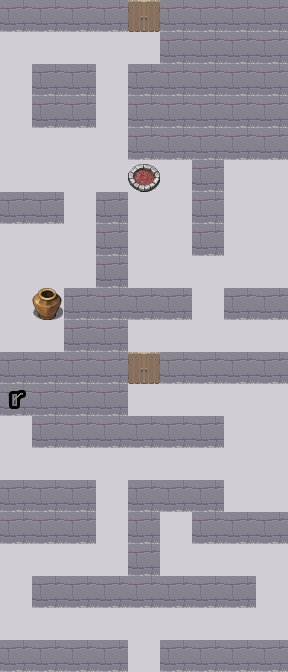

Rendered tile map (Tiled .tmx) drawn with the repository's tilesets; below, a short description and the full map source, tile grids included:
An orthogonal 9x21 tile map with 32x32 px tiles, 1 tile layer (Floor) and 4 objects.

<map version="1.0" orientation="orthogonal" renderorder="right-down" width="9" height="21" tilewidth="32" tileheight="32" nextobjectid="1">
 <tileset firstgid="1" name="tileset" tilewidth="32" tileheight="32" tilecount="6" columns="3">
  <image source="tileset.png" width="96" height="64" />
  <tile id="0">
   <objectgroup draworder="index">
    <object id="1" x="0" y="0" width="32" height="32" />
   </objectgroup>
  </tile>
  <tile id="2">
   <objectgroup draworder="index">
    <object id="1" x="0" y="0" width="32" height="32" />
   </objectgroup>
  </tile>
  <tile id="3">
   <properties>
    <property name="unity:layer" value="wall" />
   </properties>
   <objectgroup draworder="index">
    <object id="5" x="0" y="0" width="32" height="32" />
   </objectgroup>
  </tile>
  <tile id="5">
   <objectgroup draworder="index">
    <object id="1" x="0" y="0" width="32" height="32" />
   </objectgroup>
  </tile>
 </tileset>
 <layer name="Floor" width="9" height="21">
  <properties>
   <property name="unity:layer" value="floor" />
  </properties>
  <data encoding="csv">
1,1,1,1,3,1,1,1,1,
2,2,2,2,2,1,1,1,1,
2,1,1,2,1,1,1,1,1,
2,1,1,2,1,1,1,1,1,
2,2,2,2,1,1,1,1,1,
2,2,2,2,5,2,1,2,2,
1,1,2,1,2,2,1,2,2,
2,2,2,1,2,2,1,2,2,
2,2,2,1,2,2,2,2,2,
2,6,1,1,1,1,2,1,1,
2,2,1,1,2,2,2,2,2,
1,1,1,1,3,1,1,1,1,
4,1,1,1,2,2,2,2,2,
2,1,1,1,1,1,1,2,2,
2,2,2,2,2,2,2,2,2,
1,1,1,2,1,1,1,2,2,
1,1,1,2,1,2,1,1,1,
2,2,2,2,1,2,2,2,2,
2,1,1,1,1,1,1,1,2,
2,2,2,2,2,2,2,2,2,
1,1,1,1,2,1,1,1,1
</data>
 </layer>
</map>
